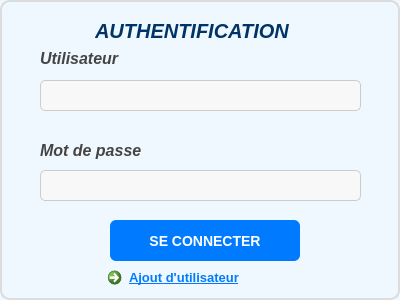
<?xml version="1.0" encoding="UTF-8"?>
<ui version="4.0">
 <class>login</class>
 <widget class="QWidget" name="login">
  <property name="geometry">
   <rect>
    <x>0</x>
    <y>0</y>
    <width>400</width>
    <height>300</height>
   </rect>
  </property>
  <property name="minimumSize">
   <size>
    <width>400</width>
    <height>300</height>
   </size>
  </property>
  <property name="maximumSize">
   <size>
    <width>400</width>
    <height>300</height>
   </size>
  </property>
  <property name="windowTitle">
   <string>Form</string>
  </property>
  <property name="styleSheet">
   <string notr="true">/* ==================================== */
/* 1. STYLES GÉNÉRAUX ET FOND DE FENÊTRE */
/* ==================================== */

/* Applique à la fenêtre principale (le QWidget 'login' dans votre cas) */
QWidget#login {
    /* Fond principal (Bleu très très pâle) */
    background-color: #F0F8FF; 
    /* Bordure douce */
    border: 2px solid #DCDCDC; 
    /* Coins légèrement arrondis */
    border-radius: 10px; 
}

/* ==================================== */
/* 2. ÉLÉMENTS DE TEXTE ET TITRES */
/* ==================================== */

/* Applique au titre AUTHENTIFICATION */
QLabel#label {
    /* Couleur de texte foncée */
    color: #003366; 
    /* Taille et poids de police pour le titre */
    font-size: 24px;
    font-weight: bold;
    /* Aligner au centre */
    text-align: center;
    /* Marge supérieure pour l'espacement */
    margin-top: 10px;
}

/* Applique aux étiquettes &quot;Utilisateur&quot; et &quot;Mot de passe&quot; */
QLabel {
    color: #444444; 
    font-size: 16px;
    font-style: italic;
    font-weight: 500;
}

/* ==================================== */
/* 3. CHAMPS DE SAISIE (QLineEdit) */
/* ==================================== */

QLineEdit {
    /* Couleur de fond (Blanc cassé, similaire à votre image) */
    background-color: #F8F8F8; 
    /* Bordure légère */
    border: 1px solid #CCCCCC;
    /* Coins légèrement arrondis pour un look moderne */
    border-radius: 5px; 
    /* Padding (espace interne) */
    padding: 8px;
    /* Marge */
    margin-bottom: 10px;
    /* Taille du texte */
    font-size: 14px;
    color: #333333;
}

/* Style au focus (quand l'utilisateur clique sur le champ) */
QLineEdit:focus {
    border: 1px solid #00A3CC; /* Bleu ciel pour le focus */
    background-color: white;
}

/* ==================================== */
/* 4. BOUTONS ET LIENS */
/* ==================================== */

/* Bouton principal &quot;SE CONNECTER&quot; */
QPushButton#btnconnexion {
    background-color: #007BFF; /* Bleu primaire */
    color: white;
    font-size: 14px;
    font-weight: bold;
    border: none;
    border-radius: 6px;
    padding: 10px 20px;
    min-width: 150px;
    /* Ombre subtile pour un effet 3D */
    box-shadow: 2px 2px 5px rgba(0, 0, 0, 0.2); 
}

/* Effet au survol de la souris */
QPushButton#btnconnexion:hover {
    background-color: #0056b3; /* Bleu plus foncé au survol */
}

/* Effet au clic (pressé) */
QPushButton#btnconnexion:pressed {
    background-color: #004085;
    /* Suppression de l'ombre pour simuler l'enfoncement */
    box-shadow: none; 
}

/* Bouton lien &quot;Ajout d'utilisateur&quot; */
QCommandLinkButton#linkadduser {
    color: #007BFF; /* Mêmes couleurs que le bouton principal pour la cohérence */
    text-decoration: underline;
    font-size: 13px;
    padding: 0; /* Supprimer le padding par défaut */
    margin-top: 15px;
}

QCommandLinkButton#linkadduser:hover {
    color: blue;
}</string>
  </property>
  <widget class="QLineEdit" name="motdepasse">
   <property name="geometry">
    <rect>
     <x>40</x>
     <y>170</y>
     <width>321</width>
     <height>41</height>
    </rect>
   </property>
   <property name="styleSheet">
    <string notr="true"/>
   </property>
   <property name="echoMode">
    <enum>QLineEdit::Password</enum>
   </property>
  </widget>
  <widget class="QLineEdit" name="utilisateur">
   <property name="geometry">
    <rect>
     <x>40</x>
     <y>80</y>
     <width>321</width>
     <height>41</height>
    </rect>
   </property>
   <property name="styleSheet">
    <string notr="true"/>
   </property>
  </widget>
  <widget class="QPushButton" name="btnconnexion">
   <property name="geometry">
    <rect>
     <x>110</x>
     <y>220</y>
     <width>190</width>
     <height>41</height>
    </rect>
   </property>
   <property name="styleSheet">
    <string notr="true"/>
   </property>
   <property name="text">
    <string>SE CONNECTER</string>
   </property>
  </widget>
  <widget class="QCommandLinkButton" name="linkadduser">
   <property name="geometry">
    <rect>
     <x>100</x>
     <y>260</y>
     <width>174</width>
     <height>41</height>
    </rect>
   </property>
   <property name="text">
    <string>Ajout d'utilisateur</string>
   </property>
  </widget>
  <widget class="QLabel" name="label">
   <property name="geometry">
    <rect>
     <x>90</x>
     <y>10</y>
     <width>231</width>
     <height>31</height>
    </rect>
   </property>
   <property name="styleSheet">
    <string notr="true">font-weight:bold;
font-size:20px;
</string>
   </property>
   <property name="text">
    <string>AUTHENTIFICATION</string>
   </property>
  </widget>
  <widget class="QLabel" name="label_2">
   <property name="geometry">
    <rect>
     <x>40</x>
     <y>50</y>
     <width>131</width>
     <height>17</height>
    </rect>
   </property>
   <property name="styleSheet">
    <string notr="true"/>
   </property>
   <property name="text">
    <string>Utilisateur</string>
   </property>
  </widget>
  <widget class="QLabel" name="label_3">
   <property name="geometry">
    <rect>
     <x>40</x>
     <y>140</y>
     <width>181</width>
     <height>21</height>
    </rect>
   </property>
   <property name="styleSheet">
    <string notr="true"/>
   </property>
   <property name="text">
    <string>Mot de passe</string>
   </property>
  </widget>
 </widget>
 <resources/>
 <connections/>
</ui>
